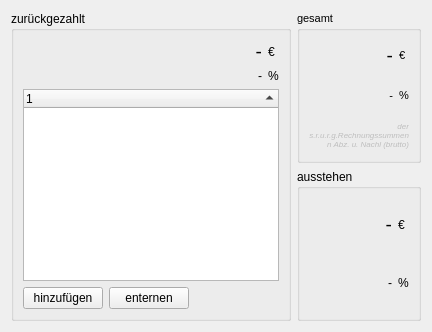
                       <widget class="QWidget" name="tabWidget_2Page1">
                        <attribute name="title">
                         <string>Sicherheitseinbehalte</string>
                        </attribute>
                        <layout class="QGridLayout" name="gridLayout_17">
                         <item row="1" column="1">
                          <widget class="QGroupBox" name="groupBox_13">
                           <property name="sizePolicy">
                            <sizepolicy hsizetype="Preferred" vsizetype="Preferred">
                             <horstretch>0</horstretch>
                             <verstretch>0</verstretch>
                            </sizepolicy>
                           </property>
                           <property name="title">
                            <string>ausstehen</string>
                           </property>
                           <layout class="QGridLayout" name="gridLayout_16">
                            <item row="0" column="0">
                             <widget class="QLabel" name="label_job_remaining_sd_sum">
                              <property name="font">
                               <font>
                                <pointsize>14</pointsize>
                               </font>
                              </property>
                              <property name="text">
                               <string>-</string>
                              </property>
                              <property name="alignment">
                               <set>Qt::AlignRight|Qt::AlignTrailing|Qt::AlignVCenter</set>
                              </property>
                             </widget>
                            </item>
                            <item row="1" column="1">
                             <widget class="QLabel" name="label_percent_3">
                              <property name="sizePolicy">
                               <sizepolicy hsizetype="Maximum" vsizetype="Preferred">
                                <horstretch>0</horstretch>
                                <verstretch>0</verstretch>
                               </sizepolicy>
                              </property>
                              <property name="text">
                               <string>%</string>
                              </property>
                             </widget>
                            </item>
                            <item row="1" column="0">
                             <widget class="QLabel" name="label_job_remaining_sd_percent">
                              <property name="text">
                               <string>-</string>
                              </property>
                              <property name="alignment">
                               <set>Qt::AlignRight|Qt::AlignTrailing|Qt::AlignVCenter</set>
                              </property>
                             </widget>
                            </item>
                            <item row="0" column="1">
                             <widget class="QLabel" name="label_currency_23">
                              <property name="sizePolicy">
                               <sizepolicy hsizetype="Maximum" vsizetype="Preferred">
                                <horstretch>0</horstretch>
                                <verstretch>0</verstretch>
                               </sizepolicy>
                              </property>
                              <property name="text">
                               <string>€</string>
                              </property>
                             </widget>
                            </item>
                           </layout>
                          </widget>
                         </item>
                         <item row="0" column="1">
                          <widget class="QGroupBox" name="groupBox_9">
                           <property name="sizePolicy">
                            <sizepolicy hsizetype="Maximum" vsizetype="Preferred">
                             <horstretch>0</horstretch>
                             <verstretch>0</verstretch>
                            </sizepolicy>
                           </property>
                           <property name="minimumSize">
                            <size>
                             <width>0</width>
                             <height>0</height>
                            </size>
                           </property>
                           <property name="font">
                            <font>
                             <pointsize>8</pointsize>
                            </font>
                           </property>
                           <property name="title">
                            <string>gesamt</string>
                           </property>
                           <property name="flat">
                            <bool>false</bool>
                           </property>
                           <layout class="QGridLayout" name="gridLayout_2">
                            <item row="1" column="0">
                             <widget class="QLabel" name="label_job_safety_deposits_percent">
                              <property name="text">
                               <string>-</string>
                              </property>
                              <property name="alignment">
                               <set>Qt::AlignRight|Qt::AlignTrailing|Qt::AlignVCenter</set>
                              </property>
                             </widget>
                            </item>
                            <item row="1" column="1">
                             <widget class="QLabel" name="label_percent">
                              <property name="sizePolicy">
                               <sizepolicy hsizetype="Maximum" vsizetype="Preferred">
                                <horstretch>0</horstretch>
                                <verstretch>0</verstretch>
                               </sizepolicy>
                              </property>
                              <property name="text">
                               <string>%</string>
                              </property>
                             </widget>
                            </item>
                            <item row="0" column="0">
                             <widget class="QLabel" name="label_job_safety_deposits_sum">
                              <property name="font">
                               <font>
                                <pointsize>14</pointsize>
                               </font>
                              </property>
                              <property name="text">
                               <string>-</string>
                              </property>
                              <property name="alignment">
                               <set>Qt::AlignRight|Qt::AlignTrailing|Qt::AlignVCenter</set>
                              </property>
                             </widget>
                            </item>
                            <item row="0" column="1">
                             <widget class="QLabel" name="label_currency">
                              <property name="sizePolicy">
                               <sizepolicy hsizetype="Maximum" vsizetype="Preferred">
                                <horstretch>0</horstretch>
                                <verstretch>0</verstretch>
                               </sizepolicy>
                              </property>
                              <property name="text">
                               <string>€</string>
                              </property>
                             </widget>
                            </item>
                            <item row="2" column="0" colspan="2">
                             <widget class="QLabel" name="label_9">
                              <property name="enabled">
                               <bool>false</bool>
                              </property>
                              <property name="font">
                               <font>
                                <pointsize>6</pointsize>
                                <italic>true</italic>
                               </font>
                              </property>
                              <property name="text">
                               <string>der  s.r.u.r.g.Rechnungssummen n Abz. u. Nachl (brutto)</string>
                              </property>
                              <property name="alignment">
                               <set>Qt::AlignRight|Qt::AlignTrailing|Qt::AlignVCenter</set>
                              </property>
                              <property name="wordWrap">
                               <bool>true</bool>
                              </property>
                             </widget>
                            </item>
                           </layout>
                          </widget>
                         </item>
                         <item row="0" column="0" rowspan="2">
                          <widget class="QGroupBox" name="groupBox">
                           <property name="title">
                            <string>zurückgezahlt</string>
                           </property>
                           <layout class="QVBoxLayout" name="verticalLayout_8">
                            <item>
                             <layout class="QVBoxLayout" name="verticalLayout_24">
                              <item>
                               <layout class="QGridLayout" name="gridLayout_14">
                                <item row="0" column="0">
                                 <widget class="QLabel" name="label_job_paid_safety_deposits_sum">
                                  <property name="font">
                                   <font>
                                    <pointsize>14</pointsize>
                                   </font>
                                  </property>
                                  <property name="text">
                                   <string>-</string>
                                  </property>
                                  <property name="alignment">
                                   <set>Qt::AlignRight|Qt::AlignTrailing|Qt::AlignVCenter</set>
                                  </property>
                                 </widget>
                                </item>
                                <item row="1" column="0">
                                 <widget class="QLabel" name="label_job_paid_safety_deposits_percent">
                                  <property name="text">
                                   <string>-</string>
                                  </property>
                                  <property name="alignment">
                                   <set>Qt::AlignRight|Qt::AlignTrailing|Qt::AlignVCenter</set>
                                  </property>
                                 </widget>
                                </item>
                                <item row="1" column="1">
                                 <widget class="QLabel" name="label_percent_2">
                                  <property name="sizePolicy">
                                   <sizepolicy hsizetype="Maximum" vsizetype="Preferred">
                                    <horstretch>0</horstretch>
                                    <verstretch>0</verstretch>
                                   </sizepolicy>
                                  </property>
                                  <property name="text">
                                   <string>%</string>
                                  </property>
                                 </widget>
                                </item>
                                <item row="0" column="1">
                                 <widget class="QLabel" name="label_currency_22">
                                  <property name="sizePolicy">
                                   <sizepolicy hsizetype="Maximum" vsizetype="Preferred">
                                    <horstretch>0</horstretch>
                                    <verstretch>0</verstretch>
                                   </sizepolicy>
                                  </property>
                                  <property name="text">
                                   <string>€</string>
                                  </property>
                                 </widget>
                                </item>
                               </layout>
                              </item>
                              <item>
                               <widget class="QTreeWidget" name="treeWidget_paid_safety_desposits">
                                <property name="alternatingRowColors">
                                 <bool>true</bool>
                                </property>
                                <property name="sortingEnabled">
                                 <bool>true</bool>
                                </property>
                                <column>
                                 <property name="text">
                                  <string notr="true">1</string>
                                 </property>
                                </column>
                               </widget>
                              </item>
                              <item>
                               <layout class="QHBoxLayout" name="horizontalLayout_20">
                                <item>
                                 <widget class="QPushButton" name="pushButton_pay_safety_deposit">
                                  <property name="sizePolicy">
                                   <sizepolicy hsizetype="Maximum" vsizetype="Fixed">
                                    <horstretch>0</horstretch>
                                    <verstretch>0</verstretch>
                                   </sizepolicy>
                                  </property>
                                  <property name="text">
                                   <string>hinzufügen</string>
                                  </property>
                                 </widget>
                                </item>
                                <item>
                                 <widget class="QPushButton" name="pushButton_remove_safety_deposit">
                                  <property name="sizePolicy">
                                   <sizepolicy hsizetype="Maximum" vsizetype="Fixed">
                                    <horstretch>0</horstretch>
                                    <verstretch>0</verstretch>
                                   </sizepolicy>
                                  </property>
                                  <property name="text">
                                   <string>enternen</string>
                                  </property>
                                 </widget>
                                </item>
                                <item>
                                 <spacer name="horizontalSpacer_15">
                                  <property name="orientation">
                                   <enum>Qt::Horizontal</enum>
                                  </property>
                                  <property name="sizeHint" stdset="0">
                                   <size>
                                    <width>40</width>
                                    <height>20</height>
                                   </size>
                                  </property>
                                 </spacer>
                                </item>
                               </layout>
                              </item>
                             </layout>
                            </item>
                           </layout>
                          </widget>
                         </item>
                        </layout>
                       </widget>
